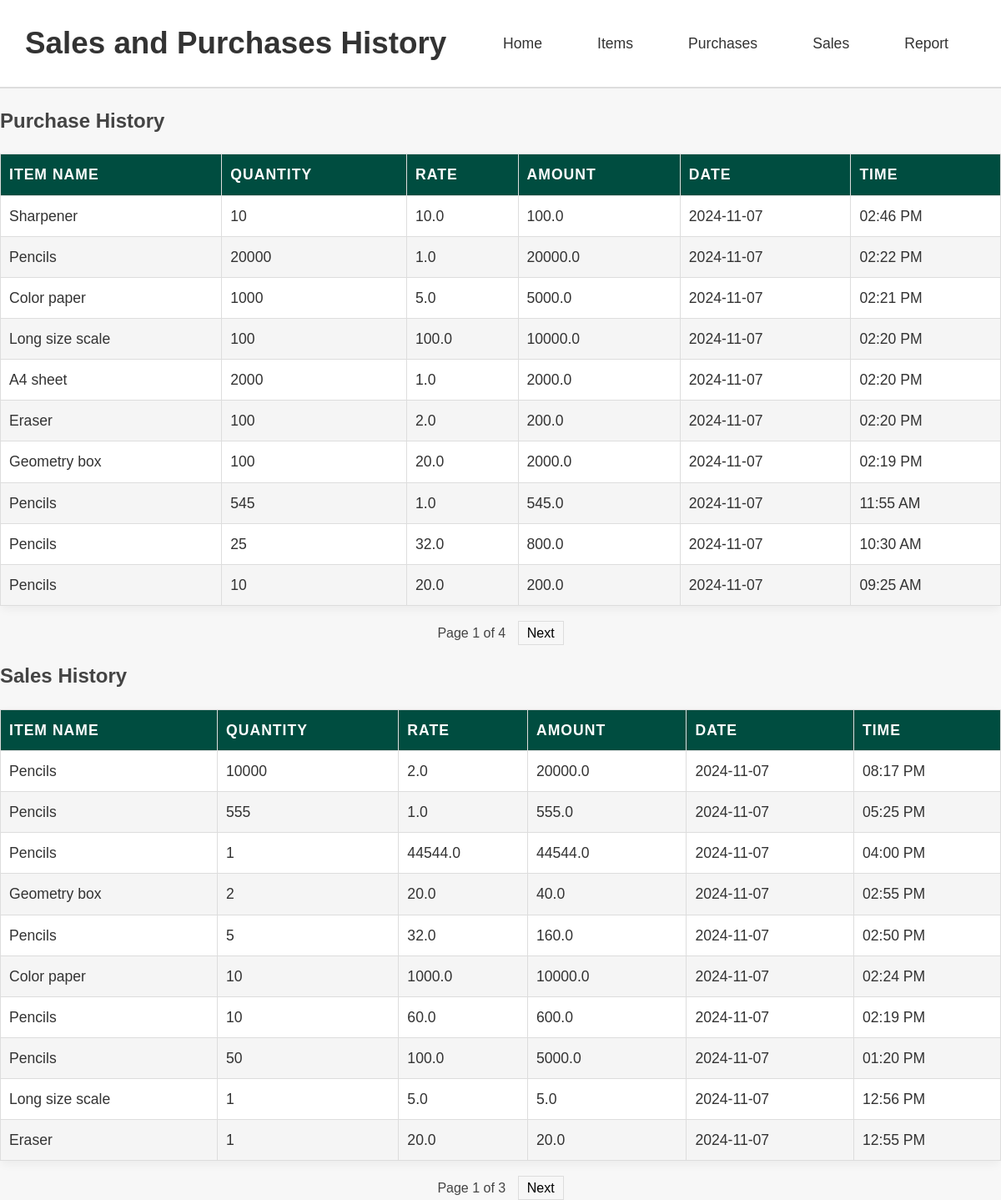
The page /report on the database as committed earlier.
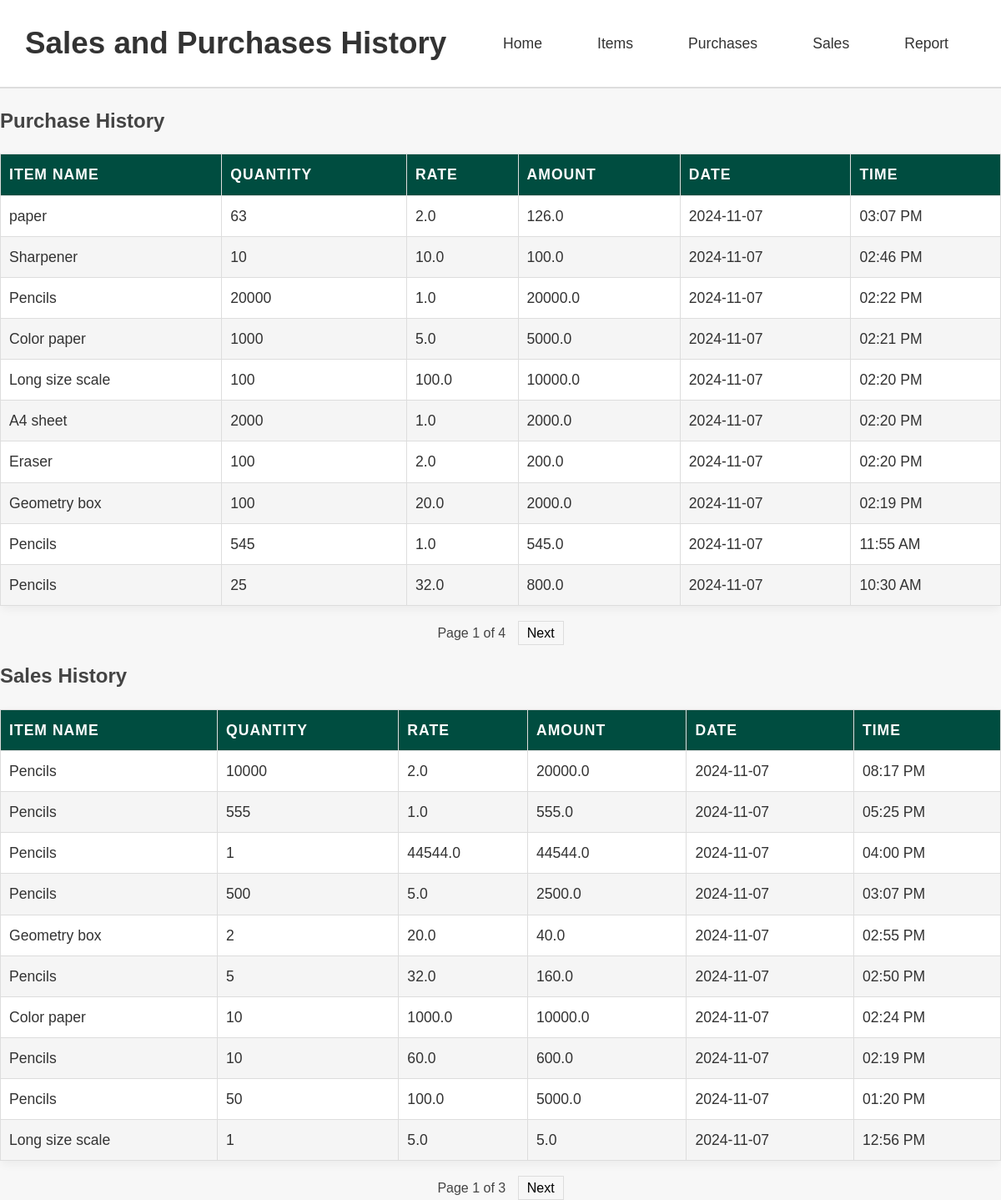
The same page on the database as committed later.
### app.py (models this page shows)
class Item(db.Model):
    id = db.Column(db.Integer, primary_key=True)
    name = db.Column(db.String(100), nullable=False)
    price = db.Column(db.Float, nullable=False)
    qty = db.Column(db.Integer, default=0)
    purchases = relationship('Purchase', backref='item', cascade='all, delete-orphan')

class Purchase(db.Model):
    id = db.Column(db.Integer, primary_key=True)
    timestamp = db.Column(db.DateTime, default=datetime.utcnow)
    item_id = db.Column(db.Integer, ForeignKey('item.id', ondelete='SET NULL'), nullable=True)
    qty = db.Column(db.Integer, nullable=False)
    rate = db.Column(db.Float, nullable=False)
    amount = db.Column(db.Float, nullable=False)

class Sale(db.Model):
    id = db.Column(db.Integer, primary_key=True)
    timestamp = db.Column(db.DateTime, default=datetime.utcnow)
    item_id = db.Column(db.Integer, db.ForeignKey('item.id'), nullable=False)
    qty = db.Column(db.Integer, nullable=False)
    rate = db.Column(db.Float, nullable=False)
    amount = db.Column(db.Float, nullable=False)
    item = db.relationship('Item', backref='sales')

### app.py (the view)
@app.route('/report')
def report():
    ist = pytz.timezone('Asia/Kolkata')
    per_page = 10
    purchases_page = request.args.get('purchases_page', 1, type=int)
    sales_page = request.args.get('sales_page', 1, type=int)
    purchases_paginated = Purchase.query.order_by(Purchase.timestamp.desc()).paginate(page=purchases_page, per_page=per_page, error_out=False)
    sales_paginated = Sale.query.order_by(Sale.timestamp.desc()).paginate(page=sales_page, per_page=per_page, error_out=False)
    purchases_with_details = [{
        'item_name': purchase.item.name,
        'qty': purchase.qty,
        'rate': purchase.rate,
        'amount': purchase.amount,
        'date': purchase.timestamp.astimezone(ist).strftime('%Y-%m-%d'),
        'time': purchase.timestamp.astimezone(ist).strftime('%I:%M %p')
    } for purchase in purchases_paginated.items]
    sales_with_details = [{
        'item_name': sale.item.name,
        'qty': sale.qty,
        'rate': sale.rate,
        'amount': sale.amount,
        'date': sale.timestamp.astimezone(ist).strftime('%Y-%m-%d'),
        'time': sale.timestamp.astimezone(ist).strftime('%I:%M %p')
    } for sale in sales_paginated.items]
    return render_template('report.html',
                           purchases=purchases_with_details,
                           sales=sales_with_details,
                           purchases_pagination=purchases_paginated,
                           sales_pagination=sales_paginated)

### templates/report.html (shortened to what this page needs)
<!DOCTYPE html>
<html lang="en">
<head>
    <link rel="stylesheet" href="{{ url_for('static', filename='style.css') }}">
</head>
<body>
    <header>
        <h1>Sales and Purchases History</h1>
        <nav>
            <a href="{{ url_for('home') }}">Home</a>
            <a href="{{ url_for('manage_items') }}">Items</a>
            <a href="{{ url_for('manage_purchase') }}">Purchases</a>
            <a href="{{ url_for('manage_sales') }}">Sales</a>
            <a href="{{ url_for('report') }}">Report</a>
        </nav>
    </header>
    <section>
        <h2>Purchase History</h2>
        <table border="1">
            <thead>
                <tr>
                    <th>Item Name</th>
                    <th>Quantity</th>
                    <th>Rate</th>
                    <th>Amount</th>
                    <th>Date</th>
                    <th>Time</th>
                </tr>
            </thead>
            <tbody>
                {% for purchase in purchases %}
                <tr>
                    <td>{{ purchase.item_name }}</td>
                    <td>{{ purchase.qty }}</td>
                    <td>{{ purchase.rate }}</td>
                    <td>{{ purchase.amount }}</td>
                    <td>{{ purchase.date }}</td>
                    <td>{{ purchase.time }}</td>
                </tr>
                {% endfor %}
            </tbody>
        </table>
        <div class="pagination">
            <span>Page {{ purchases_pagination.page }} of {{ purchases_pagination.pages }}</span>
            {% if purchases_pagination.has_next %}
                <a href="{{ url_for('report', purchases_page=purchases_pagination.next_num, sales_page=request.args.get('sales_page', 1)) }}">Next</a>
            {% endif %}
        </div>
        <h2>Sales History</h2>
        <table border="1">
            <thead>
                <tr>
                    <th>Item Name</th>
                    <th>Quantity</th>
                    <th>Rate</th>
                    <th>Amount</th>
                    <th>Date</th>
                    <th>Time</th>
                </tr>
            </thead>
            <tbody>
                {% for sale in sales %}
                <tr>
                    <td>{{ sale.item_name }}</td>
                    <td>{{ sale.qty }}</td>
                    <td>{{ sale.rate }}</td>
                    <td>{{ sale.amount }}</td>
                    <td>{{ sale.date }}</td>
                    <td>{{ sale.time }}</td>
                </tr>
                {% endfor %}
            </tbody>
        </table>
        <div class="pagination">
            <span>Page {{ sales_pagination.page }} of {{ sales_pagination.pages }}</span>
            {% if sales_pagination.has_next %}
                <a href="{{ url_for('report', sales_page=sales_pagination.next_num, purchases_page=request.args.get('purchases_page', 1)) }}">Next</a>
            {% endif %}
        </div>
    </section>
</body>
</html>

Rows that differ between the two databases and show on the page:
no longer on this page (row unchanged): Purchase: rate "20.0", amount "200.0"
no longer on this page (row unchanged): Sale: rate "20.0", amount "20.0"
now on this page (row edited): Item: item_name "paper"
added Purchase: rate "2.0", amount "126.0"
added Sale: qty "500", rate "5.0", amount "2500.0"
Other text that changed with them:
new list line: "63 2024-11-07 03:07 PM"
new list line: "Pencils"
new list line: "2024-11-07 03:07 PM"
list line gone: "Pencils"
list line gone: "10 2024-11-07 09:25 AM"
list line gone: "Eraser"
list line gone: "1 2024-11-07 12:55 PM"
